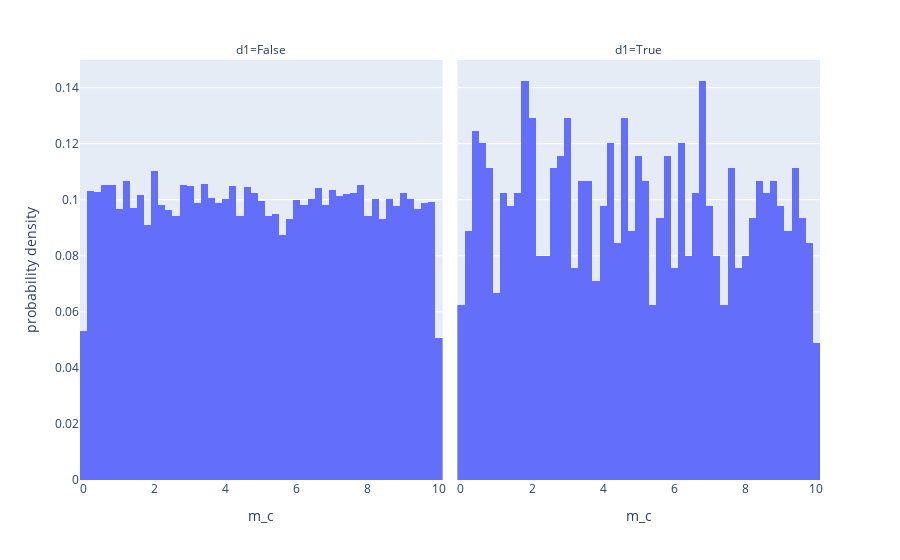
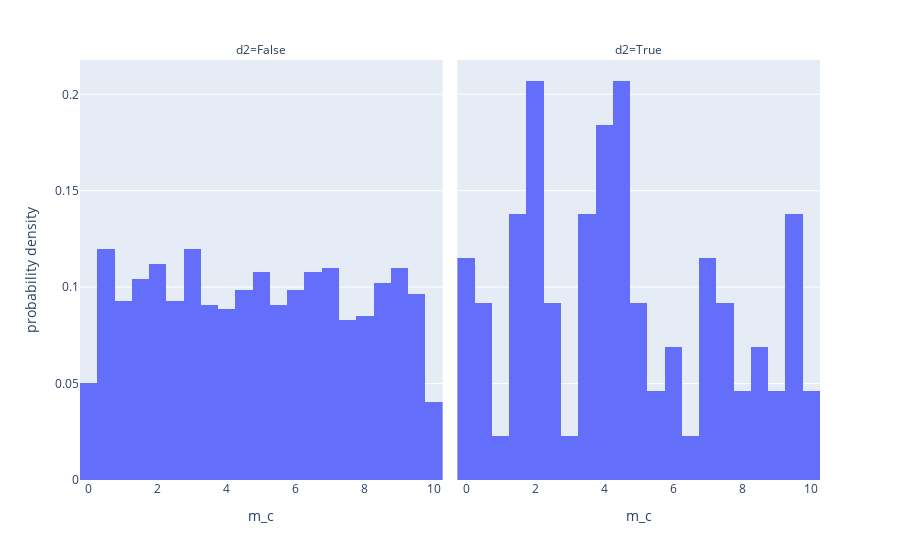
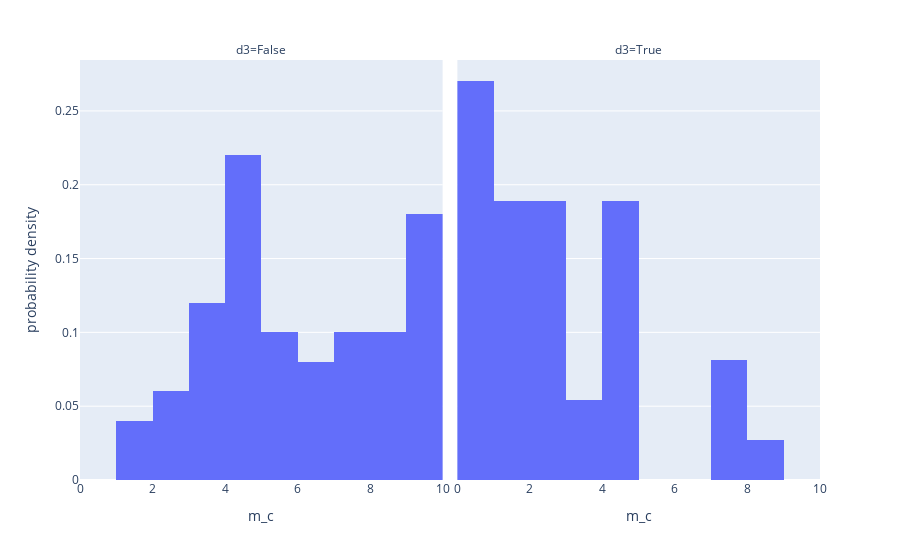

These figures' notebook cell, in order:
### Markdown cell above
### Studying the effect of $m_c$ on the decisions

### Code cell
var = 'm_c'

fig_df = df
fig = px.histogram(fig_df, x=var, facet_col='d1', histnorm='probability density')
fig.show()

fig_df = df.query('d1 == True')
fig = px.histogram(fig_df, x=var, facet_col='d2', histnorm='probability density')
fig.show()

fig_df = df.query('d1 == True & d2 == True')
fig = px.histogram(fig_df, x=var, facet_col='d3', histnorm='probability density')
fig.show()

### Figure 1 — Plotly figure (JSON) as saved in the notebook; plotly's stock layout.template omitted (floating-point values rounded to 4 significant figures; data arrays with more than 128 entries replaced by an {"elided": "..."} marker saying what was removed)
{"data": [{"alignmentgroup": "True", "bingroup": "x", "histnorm": "probability density", "hovertemplate": "d1=False<br>m_c=%{x}<br>probability density=%{y}<extra></extra>", "legendgroup": "", "marker": {"color": "#636efa", "pattern": {"shape": ""}}, "name": "", "offsetgroup": "", "orientation": "v", "showlegend": false, "type": "histogram", "x": {"elided": "18876 float values"}, "xaxis": "x", "yaxis": "y"}, {"alignmentgroup": "True", "bingroup": "x", "histnorm": "probability density", "hovertemplate": "d1=True<br>m_c=%{x}<br>probability density=%{y}<extra></extra>", "legendgroup": "", "marker": {"color": "#636efa", "pattern": {"shape": ""}}, "name": "", "offsetgroup": "", "orientation": "v", "showlegend": false, "type": "histogram", "x": {"elided": "1124 float values"}, "xaxis": "x2", "yaxis": "y2"}], "layout": {"annotations": [{"font": {}, "showarrow": false, "text": "d1=False", "x": 0.245, "xanchor": "center", "xref": "paper", "y": 1, "yanchor": "bottom", "yref": "paper"}, {"font": {}, "showarrow": false, "text": "d1=True", "x": 0.755, "xanchor": "center", "xref": "paper", "y": 1, "yanchor": "bottom", "yref": "paper"}], "barmode": "relative", "legend": {"tracegroupgap": 0}, "margin": {"t": 60}, "xaxis": {"anchor": "y", "domain": [0, 0.49], "title": {"text": "m_c"}}, "xaxis2": {"anchor": "y2", "domain": [0.51, 1], "matches": "x", "title": {"text": "m_c"}}, "yaxis": {"anchor": "x", "domain": [0, 1], "title": {"text": "probability density"}}, "yaxis2": {"anchor": "x2", "domain": [0, 1], "matches": "y", "showticklabels": false}}}

### Figure 2 — Plotly figure (JSON) as saved in the notebook; plotly's stock layout.template omitted (floating-point values rounded to 4 significant figures; data arrays with more than 128 entries replaced by an {"elided": "..."} marker saying what was removed)
{"data": [{"alignmentgroup": "True", "bingroup": "x", "histnorm": "probability density", "hovertemplate": "d2=False<br>m_c=%{x}<br>probability density=%{y}<extra></extra>", "legendgroup": "", "marker": {"color": "#636efa", "pattern": {"shape": ""}}, "name": "", "offsetgroup": "", "orientation": "v", "showlegend": false, "type": "histogram", "x": {"elided": "1037 float values"}, "xaxis": "x", "yaxis": "y"}, {"alignmentgroup": "True", "bingroup": "x", "histnorm": "probability density", "hovertemplate": "d2=True<br>m_c=%{x}<br>probability density=%{y}<extra></extra>", "legendgroup": "", "marker": {"color": "#636efa", "pattern": {"shape": ""}}, "name": "", "offsetgroup": "", "orientation": "v", "showlegend": false, "type": "histogram", "x": [7.611, 9.586, 4.408, 2.384, 2.469, 0.1558, 1.462, 7.525, 9.015, 1.664, 4.973, 9.752, 3.27, 2.242, 4.25, 0.3737, 0.03455, 3.27, 9.452, 0.0669, 5.439, 5.539, 4.225, 4.056, 1.866, 8.016, 7.716, 4.695, 4.592, 3.696, 8.726, 9.904, 9.37, 4.99, 8.416, 0.3386, 0.7147, 3.374, 4.673, 2.231, 3.986, 4.273, 6.74, 2.675, 1.906, 2.003, 1.298, 4.383, 6.997, 8.214, 1.901, 3.187, 4.263, 6.101, 7.025, 6.206, 0.9094, 5.146, 7.419, 1.439, 5.136, 7.027, 7.092, 8.838, 2.028, 4.136, 2.235, 2.091, 1.517, 9.622, 9.613, 4.057, 0.34, 4.006, 8.684, 9.305, 3.281, 2.648, 1.327, 4.164, 7.214, 5.774, 4.293, 0.1855, 3.407, 0.2379, 4.036], "xaxis": "x2", "yaxis": "y2"}], "layout": {"annotations": [{"font": {}, "showarrow": false, "text": "d2=False", "x": 0.245, "xanchor": "center", "xref": "paper", "y": 1, "yanchor": "bottom", "yref": "paper"}, {"font": {}, "showarrow": false, "text": "d2=True", "x": 0.755, "xanchor": "center", "xref": "paper", "y": 1, "yanchor": "bottom", "yref": "paper"}], "barmode": "relative", "legend": {"tracegroupgap": 0}, "margin": {"t": 60}, "xaxis": {"anchor": "y", "domain": [0, 0.49], "title": {"text": "m_c"}}, "xaxis2": {"anchor": "y2", "domain": [0.51, 1], "matches": "x", "title": {"text": "m_c"}}, "yaxis": {"anchor": "x", "domain": [0, 1], "title": {"text": "probability density"}}, "yaxis2": {"anchor": "x2", "domain": [0, 1], "matches": "y", "showticklabels": false}}}

### Figure 3 — Plotly figure (JSON) as saved in the notebook; plotly's stock layout.template omitted (floating-point values rounded to 4 significant figures)
{"data": [{"alignmentgroup": "True", "bingroup": "x", "histnorm": "probability density", "hovertemplate": "d3=False<br>m_c=%{x}<br>probability density=%{y}<extra></extra>", "legendgroup": "", "marker": {"color": "#636efa", "pattern": {"shape": ""}}, "name": "", "offsetgroup": "", "orientation": "v", "showlegend": false, "type": "histogram", "x": [7.611, 9.586, 9.015, 1.664, 4.973, 9.752, 4.25, 3.27, 9.452, 5.439, 5.539, 4.225, 4.056, 8.016, 7.716, 4.695, 4.592, 3.696, 8.726, 9.904, 9.37, 4.99, 8.416, 2.231, 3.986, 4.273, 6.74, 4.383, 6.997, 8.214, 1.901, 3.187, 6.101, 7.025, 6.206, 5.146, 5.136, 7.027, 7.092, 8.838, 2.235, 9.622, 9.613, 4.006, 9.305, 3.281, 2.648, 5.774, 3.407, 4.036], "xaxis": "x", "yaxis": "y"}, {"alignmentgroup": "True", "bingroup": "x", "histnorm": "probability density", "hovertemplate": "d3=True<br>m_c=%{x}<br>probability density=%{y}<extra></extra>", "legendgroup": "", "marker": {"color": "#636efa", "pattern": {"shape": ""}}, "name": "", "offsetgroup": "", "orientation": "v", "showlegend": false, "type": "histogram", "x": [4.408, 2.384, 2.469, 0.1558, 1.462, 7.525, 3.27, 2.242, 0.3737, 0.03455, 0.0669, 1.866, 0.3386, 0.7147, 3.374, 4.673, 2.675, 1.906, 2.003, 1.298, 4.263, 0.9094, 7.419, 1.439, 2.028, 4.136, 2.091, 1.517, 4.057, 0.34, 8.684, 1.327, 4.164, 7.214, 4.293, 0.1855, 0.2379], "xaxis": "x2", "yaxis": "y2"}], "layout": {"annotations": [{"font": {}, "showarrow": false, "text": "d3=False", "x": 0.245, "xanchor": "center", "xref": "paper", "y": 1, "yanchor": "bottom", "yref": "paper"}, {"font": {}, "showarrow": false, "text": "d3=True", "x": 0.755, "xanchor": "center", "xref": "paper", "y": 1, "yanchor": "bottom", "yref": "paper"}], "barmode": "relative", "legend": {"tracegroupgap": 0}, "margin": {"t": 60}, "xaxis": {"anchor": "y", "domain": [0, 0.49], "title": {"text": "m_c"}}, "xaxis2": {"anchor": "y2", "domain": [0.51, 1], "matches": "x", "title": {"text": "m_c"}}, "yaxis": {"anchor": "x", "domain": [0, 1], "title": {"text": "probability density"}}, "yaxis2": {"anchor": "x2", "domain": [0, 1], "matches": "y", "showticklabels": false}}}
